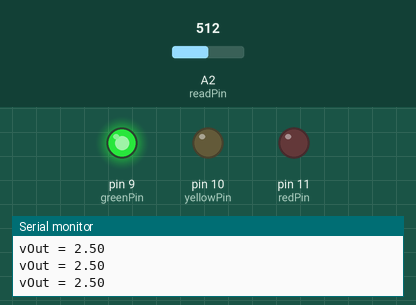
Simulated run of this sketch. Board: Arduino Uno, built with avr-gcc and run on an emulated ATmega328P. On the bench: output pins drawn as LEDs (lit = HIGH), the last lines printed to the serial monitor. Inputs (shaded band) come from the test bench; at power-on: A2 (readPin) = 512.

Above: at 1.2 s.
1.3 s: A2 (readPin) set to 606
2.8 s: A2 (readPin) set to 631
At 3.4 s:
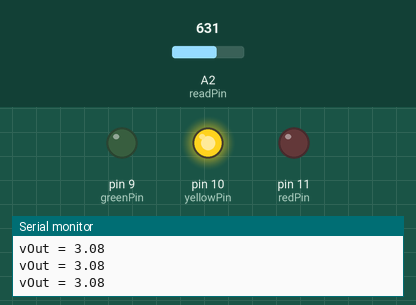
4.3 s: A2 (readPin) set to 802
5.8 s: A2 (readPin) set to 830
At 6.2 s:
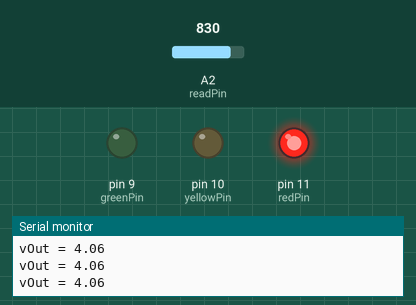
7.4 s: A2 (readPin) set to 0
At 8.6 s:
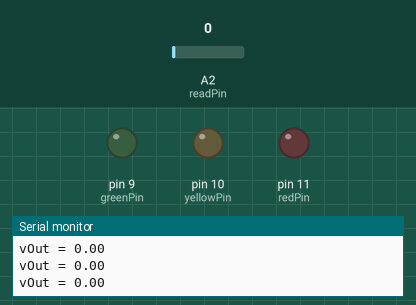
8.9 s: A2 (readPin) set to 122
At 10.2 s:
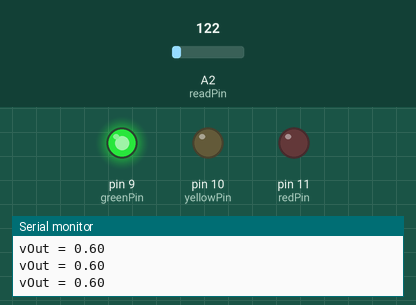
Timing chart, 0 to 11.4 s (numbered marks = the images above; inputs shaded):
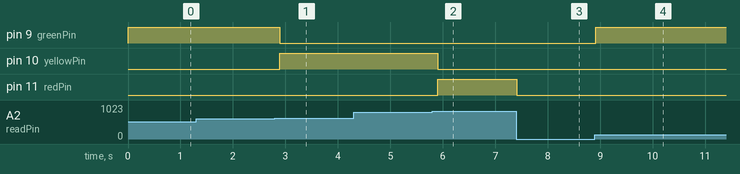

Measured:
- the behaviour switches between 613 and 614 on A2 (readPin) (found by bisection; images 0 and 1)
- the behaviour switches between 818 and 819 on A2 (readPin) (found by bisection; images 1 and 2)
- after the input at 2.8 s, pin 9 (greenPin): HIGH → LOW after 0.09 s; pin 10 (yellowPin): LOW → HIGH after 0.09 s
- after the input at 5.8 s, pin 10 (yellowPin): HIGH → LOW after 0.10 s; pin 11 (redPin): LOW → HIGH after 0.10 s
- after the input at 7.4 s, pin 11 (redPin): HIGH → LOW at once
- after the input at 8.9 s, pin 9 (greenPin): LOW → HIGH at once

The sketch:

013_potentiometer_if_statement.ino
```cpp
// https://www.youtube.com/watch?v=ORNted-NgRM&list=PLGs0VKk2DiYw-L-RibttcvK-WBZm8WLEP&index=13
/**
 * If no voltage, all LEDs off
 * If voltage <= 3, green ON
 * If voltage between 3 and 4, yellow ON
 * If voltage >= 4, red ON
 */

// pin setup
int readPin = A2;
int greenPin = 9;
int yellowPin = 10;
int redPin = 11;

// constants
float binMultiplier = (5./1023.);
int delayMs = 125;

// ranges
float greenMin = 0.;
float greenMax = 3.;
// yellow is in between greenMax and redMin
float redMin = 4.;

// I/O
float vOut;

void setup() {
  // put your setup code here, to run once:
  pinMode(readPin, INPUT);
  pinMode(greenPin, OUTPUT);
  pinMode(yellowPin, OUTPUT);
  pinMode(redPin, OUTPUT);

  Serial.begin(9600);
}

void loop() {
  // put your main code here, to run repeatedly:
  vOut = analogRead(readPin) * binMultiplier;

  Serial.print("vOut = ");
  Serial.println(vOut);

  if (vOut <= greenMin) {
    // all are off
    digitalWrite(greenPin, LOW);
    digitalWrite(yellowPin, LOW);
    digitalWrite(redPin, LOW);
  } else if (vOut > greenMin && vOut <= greenMax) {
    // green on
    digitalWrite(greenPin, HIGH);
    digitalWrite(yellowPin, LOW);
    digitalWrite(redPin, LOW);
  } else if (vOut > greenMax && vOut < redMin) {
    // yellow on
    digitalWrite(greenPin, LOW);
    digitalWrite(yellowPin, HIGH);
    digitalWrite(redPin, LOW);
  } else {
    // red on
    digitalWrite(greenPin, LOW);
    digitalWrite(yellowPin, LOW);
    digitalWrite(redPin, HIGH);
  }

  delay(delayMs);
}
```
